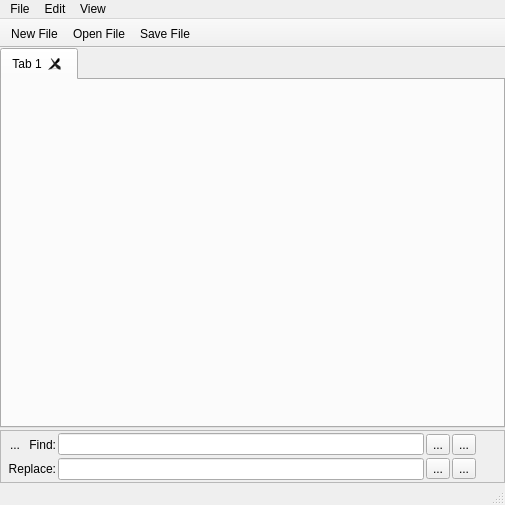
<?xml version="1.0" encoding="UTF-8"?>
<ui version="4.0">
 <class>MainUI</class>
 <widget class="QMainWindow" name="MainUI">
  <property name="geometry">
   <rect>
    <x>0</x>
    <y>0</y>
    <width>505</width>
    <height>505</height>
   </rect>
  </property>
  <property name="contextMenuPolicy">
   <enum>Qt::NoContextMenu</enum>
  </property>
  <property name="windowTitle">
   <string>MainWindow</string>
  </property>
  <widget class="QWidget" name="centralwidget">
   <layout class="QVBoxLayout" name="verticalLayout">
    <property name="spacing">
     <number>2</number>
    </property>
    <property name="leftMargin">
     <number>0</number>
    </property>
    <property name="topMargin">
     <number>0</number>
    </property>
    <property name="rightMargin">
     <number>0</number>
    </property>
    <property name="bottomMargin">
     <number>0</number>
    </property>
    <item>
     <widget class="QTabWidget" name="tabWidget">
      <property name="focusPolicy">
       <enum>Qt::NoFocus</enum>
      </property>
      <property name="tabsClosable">
       <bool>true</bool>
      </property>
      <property name="movable">
       <bool>true</bool>
      </property>
      <widget class="QWidget" name="tab">
       <attribute name="title">
        <string>Tab 1</string>
       </attribute>
      </widget>
     </widget>
    </item>
    <item>
     <widget class="QFrame" name="groupReplace">
      <property name="frameShape">
       <enum>QFrame::StyledPanel</enum>
      </property>
      <layout class="QGridLayout" name="gridLayout">
       <property name="leftMargin">
        <number>2</number>
       </property>
       <property name="topMargin">
        <number>2</number>
       </property>
       <property name="rightMargin">
        <number>2</number>
       </property>
       <property name="bottomMargin">
        <number>2</number>
       </property>
       <property name="spacing">
        <number>2</number>
       </property>
       <item row="2" column="1">
        <widget class="QLineEdit" name="line_replace"/>
       </item>
       <item row="1" column="2">
        <widget class="QToolButton" name="tool_find_prev">
         <property name="focusPolicy">
          <enum>Qt::NoFocus</enum>
         </property>
         <property name="statusTip">
          <string>Find the previous match</string>
         </property>
         <property name="text">
          <string>...</string>
         </property>
        </widget>
       </item>
       <item row="1" column="3">
        <widget class="QToolButton" name="tool_find_next">
         <property name="focusPolicy">
          <enum>Qt::NoFocus</enum>
         </property>
         <property name="statusTip">
          <string>Find the next match</string>
         </property>
         <property name="text">
          <string>...</string>
         </property>
        </widget>
       </item>
       <item row="2" column="0">
        <widget class="QLabel" name="label_2">
         <property name="text">
          <string>Replace:</string>
         </property>
         <property name="alignment">
          <set>Qt::AlignRight|Qt::AlignTrailing|Qt::AlignVCenter</set>
         </property>
        </widget>
       </item>
       <item row="1" column="1">
        <widget class="QLineEdit" name="line_find"/>
       </item>
       <item row="1" column="4">
        <widget class="QToolButton" name="tool_find_casesensitive">
         <property name="focusPolicy">
          <enum>Qt::NoFocus</enum>
         </property>
         <property name="toolTip">
          <string/>
         </property>
         <property name="statusTip">
          <string>Match case</string>
         </property>
         <property name="text">
          <string notr="true"/>
         </property>
         <property name="checkable">
          <bool>true</bool>
         </property>
         <property name="checked">
          <bool>false</bool>
         </property>
         <property name="autoRaise">
          <bool>true</bool>
         </property>
        </widget>
       </item>
       <item row="2" column="2">
        <widget class="QToolButton" name="tool_replace">
         <property name="focusPolicy">
          <enum>Qt::NoFocus</enum>
         </property>
         <property name="statusTip">
          <string>Replace next match</string>
         </property>
         <property name="text">
          <string>...</string>
         </property>
        </widget>
       </item>
       <item row="2" column="3">
        <widget class="QToolButton" name="tool_replace_all">
         <property name="focusPolicy">
          <enum>Qt::NoFocus</enum>
         </property>
         <property name="statusTip">
          <string>Replace all matches (to end of document)</string>
         </property>
         <property name="text">
          <string>...</string>
         </property>
        </widget>
       </item>
       <item row="1" column="0">
        <layout class="QHBoxLayout" name="horizontalLayout">
         <item>
          <widget class="QToolButton" name="tool_hideReplaceGroup">
           <property name="statusTip">
            <string>Hide the find/replace options</string>
           </property>
           <property name="text">
            <string>...</string>
           </property>
           <property name="autoRaise">
            <bool>true</bool>
           </property>
          </widget>
         </item>
         <item>
          <widget class="QLabel" name="label">
           <property name="text">
            <string>Find:</string>
           </property>
           <property name="alignment">
            <set>Qt::AlignRight|Qt::AlignTrailing|Qt::AlignVCenter</set>
           </property>
          </widget>
         </item>
        </layout>
       </item>
      </layout>
     </widget>
    </item>
   </layout>
  </widget>
  <widget class="QMenuBar" name="menubar">
   <property name="geometry">
    <rect>
     <x>0</x>
     <y>0</y>
     <width>505</width>
     <height>22</height>
    </rect>
   </property>
   <property name="contextMenuPolicy">
    <enum>Qt::NoContextMenu</enum>
   </property>
   <widget class="QMenu" name="menuFile">
    <property name="title">
     <string>File</string>
    </property>
    <addaction name="actionNew_File"/>
    <addaction name="actionOpen_File"/>
    <addaction name="actionClose_File"/>
    <addaction name="separator"/>
    <addaction name="actionSave_File"/>
    <addaction name="actionSave_File_As"/>
    <addaction name="separator"/>
    <addaction name="actionClose"/>
   </widget>
   <widget class="QMenu" name="menuView">
    <property name="title">
     <string>View</string>
    </property>
    <widget class="QMenu" name="menuSyntax_Highlighting">
     <property name="title">
      <string>Syntax Highlighting</string>
     </property>
     <addaction name="action_syntax_none"/>
     <addaction name="separator"/>
    </widget>
    <addaction name="menuSyntax_Highlighting"/>
    <addaction name="actionLine_Numbers"/>
    <addaction name="actionWrap_Lines"/>
    <addaction name="actionShow_Popups"/>
    <addaction name="separator"/>
    <addaction name="actionCustomize_Colors"/>
   </widget>
   <widget class="QMenu" name="menuEdit">
    <property name="title">
     <string>Edit</string>
    </property>
    <addaction name="actionFind"/>
    <addaction name="actionReplace"/>
   </widget>
   <addaction name="menuFile"/>
   <addaction name="menuEdit"/>
   <addaction name="menuView"/>
  </widget>
  <widget class="QStatusBar" name="statusbar"/>
  <widget class="QToolBar" name="toolBar">
   <property name="contextMenuPolicy">
    <enum>Qt::CustomContextMenu</enum>
   </property>
   <property name="windowTitle">
    <string>toolBar</string>
   </property>
   <property name="movable">
    <bool>false</bool>
   </property>
   <property name="floatable">
    <bool>false</bool>
   </property>
   <attribute name="toolBarArea">
    <enum>TopToolBarArea</enum>
   </attribute>
   <attribute name="toolBarBreak">
    <bool>false</bool>
   </attribute>
   <addaction name="actionNew_File"/>
   <addaction name="actionOpen_File"/>
   <addaction name="actionSave_File"/>
  </widget>
  <action name="actionLine_Numbers">
   <property name="checkable">
    <bool>true</bool>
   </property>
   <property name="checked">
    <bool>true</bool>
   </property>
   <property name="text">
    <string>Show Line Numbers</string>
   </property>
  </action>
  <action name="action_syntax_none">
   <property name="text">
    <string>None</string>
   </property>
  </action>
  <action name="actionNew_File">
   <property name="text">
    <string>New File</string>
   </property>
   <property name="shortcut">
    <string>Ctrl+N</string>
   </property>
   <property name="shortcutContext">
    <enum>Qt::ApplicationShortcut</enum>
   </property>
  </action>
  <action name="actionOpen_File">
   <property name="text">
    <string>Open File</string>
   </property>
   <property name="shortcut">
    <string>Ctrl+O</string>
   </property>
   <property name="shortcutContext">
    <enum>Qt::ApplicationShortcut</enum>
   </property>
  </action>
  <action name="actionSave_File">
   <property name="text">
    <string>Save File</string>
   </property>
   <property name="shortcut">
    <string>Ctrl+S</string>
   </property>
   <property name="shortcutContext">
    <enum>Qt::ApplicationShortcut</enum>
   </property>
  </action>
  <action name="actionSave_File_As">
   <property name="text">
    <string>Save File As</string>
   </property>
  </action>
  <action name="actionClose">
   <property name="text">
    <string>Close</string>
   </property>
   <property name="shortcut">
    <string>Ctrl+Q</string>
   </property>
   <property name="shortcutContext">
    <enum>Qt::ApplicationShortcut</enum>
   </property>
  </action>
  <action name="actionClose_File">
   <property name="text">
    <string>Close File</string>
   </property>
   <property name="shortcut">
    <string>Ctrl+W</string>
   </property>
   <property name="shortcutContext">
    <enum>Qt::ApplicationShortcut</enum>
   </property>
  </action>
  <action name="actionCustomize_Colors">
   <property name="text">
    <string>Customize Colors</string>
   </property>
  </action>
  <action name="actionWrap_Lines">
   <property name="checkable">
    <bool>true</bool>
   </property>
   <property name="checked">
    <bool>true</bool>
   </property>
   <property name="text">
    <string>Wrap Lines</string>
   </property>
  </action>
  <action name="actionFind">
   <property name="text">
    <string>Find</string>
   </property>
   <property name="shortcut">
    <string>Ctrl+F</string>
   </property>
   <property name="shortcutContext">
    <enum>Qt::ApplicationShortcut</enum>
   </property>
  </action>
  <action name="actionReplace">
   <property name="text">
    <string>Replace</string>
   </property>
   <property name="shortcut">
    <string>Ctrl+R</string>
   </property>
   <property name="shortcutContext">
    <enum>Qt::ApplicationShortcut</enum>
   </property>
  </action>
  <action name="actionShow_Popups">
   <property name="checkable">
    <bool>true</bool>
   </property>
   <property name="checked">
    <bool>true</bool>
   </property>
   <property name="text">
    <string>Show Popup Warnings</string>
   </property>
   <property name="toolTip">
    <string>Show warnings about unsaved changes</string>
   </property>
   <property name="statusTip">
    <string>Show warnings about unsaved changes</string>
   </property>
  </action>
 </widget>
 <resources/>
 <connections/>
</ui>
